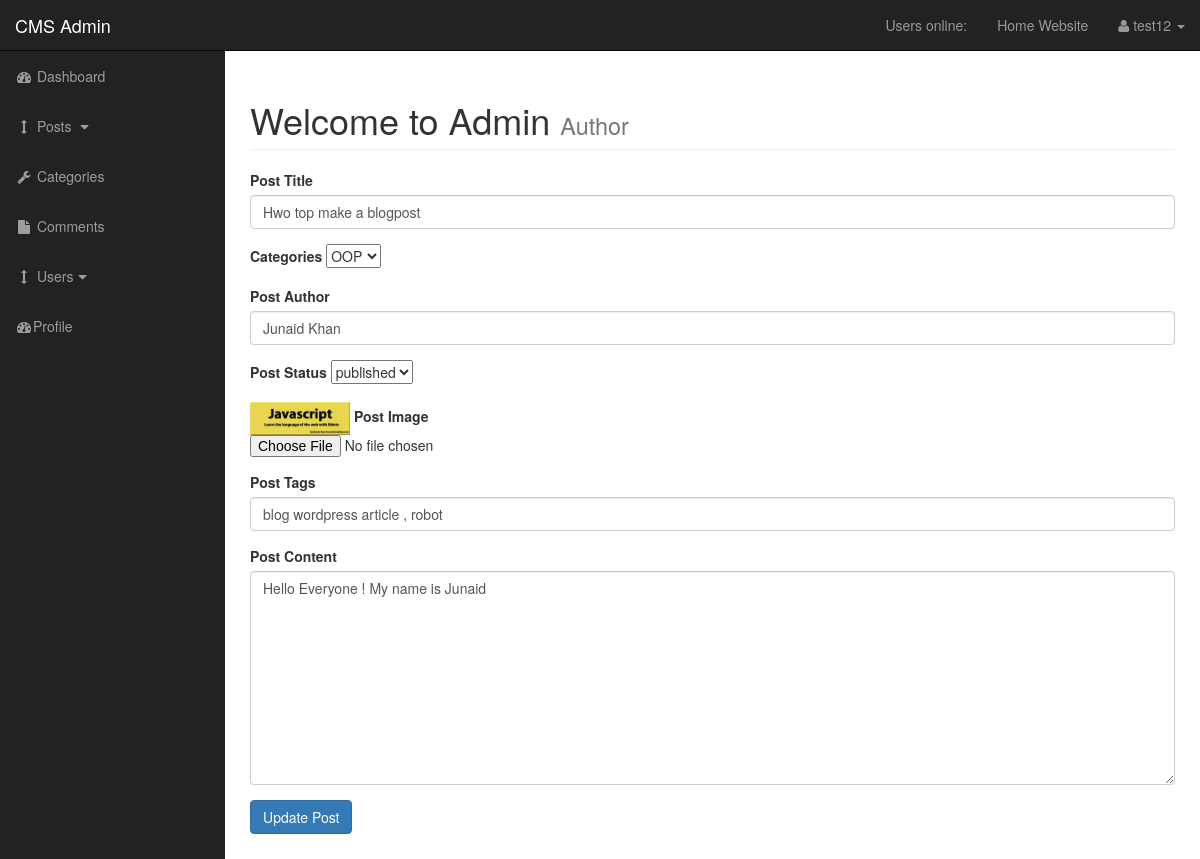
Before: /admin/posts.php?source=edit_post&p_id=4 (signed in) with the older database file.
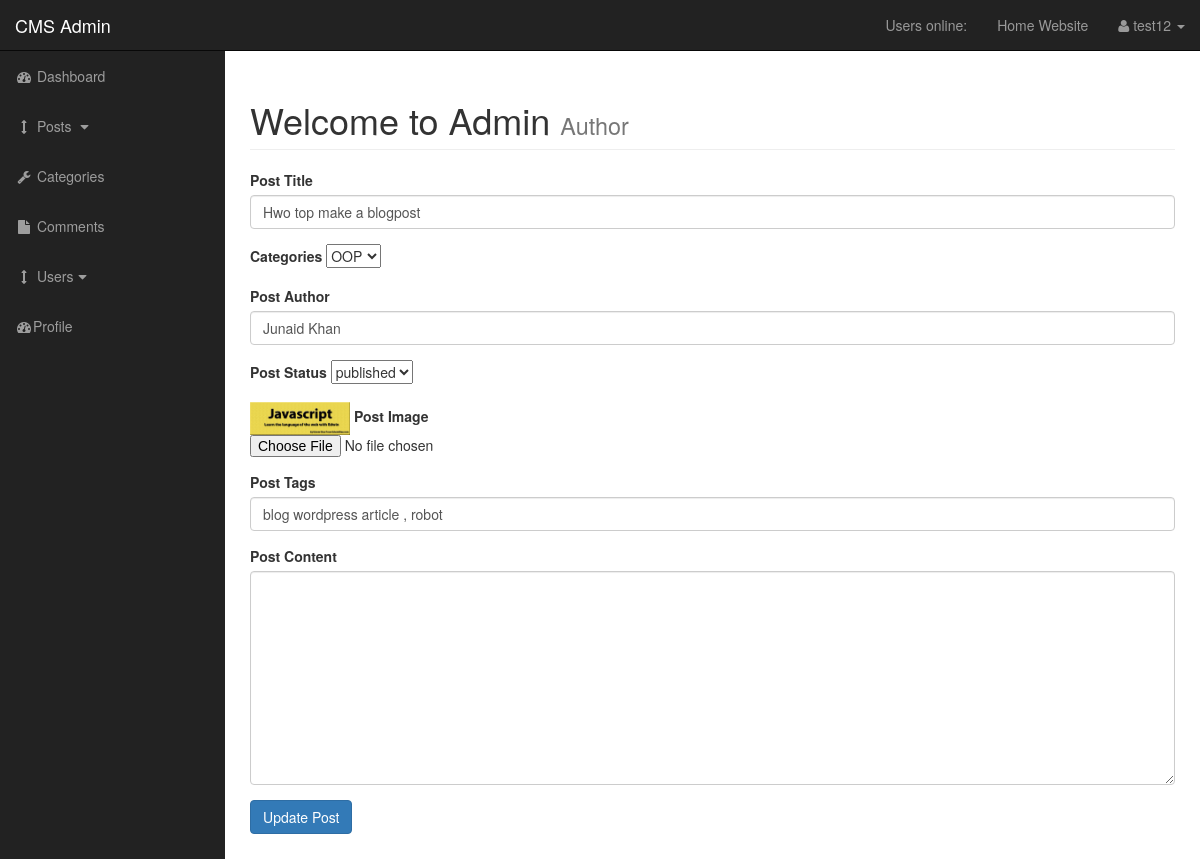
After: the same page with the newer database file.
### tables this page shows
CREATE TABLE `posts` (
  `post_id` int(3) NOT NULL,
  `post_category_id` int(3) NOT NULL,
  `post_title` varchar(255) NOT NULL,
  `post_author` varchar(255) NOT NULL,
  `post_date` date NOT NULL,
  `post_image` text NOT NULL,
  `post_content` text NOT NULL,
  `post_tags` varchar(255) NOT NULL,
  `post_comment_count` int(11) NOT NULL,
  `post_status` varchar(255) NOT NULL DEFAULT 'draft',
  `post_views_count` int(11) NOT NULL
);

### admin/includes/edit_post.php (the view, shortened to what this page needs)
<?php
if(isset($_GET['p_id'])){
$the_post_id = $_GET['p_id'];
}
        $query = "SELECT * from posts WHERE post_id = $the_post_id";
        $select_posts_by_id= mysqli_query($connection , $query);
        while($row = mysqli_fetch_assoc($select_posts_by_id))
        {
         $post_author = $row['post_author'];
         $post_title = $row['post_title'];
        $post_content = $row['post_content'];
         $post_category_id = $row['post_category_id'];
         $post_status = $row['post_status'];
         $post_image = $row['post_image'];
        $post_tags = $row['post_tags'];
        }
?>
    <form action="" method="post" enctype="multipart/form-data">
      <div class="form-group">
         <label for="title">Post Title</label>
          <input value="<?php echo $post_title; ?>" type="text" class="form-control" name="title">
      </div>
              <div class="form-group">
       <label for="categories">Categories</label>
       <select name="post_category" id="">
      <?php
        $query = "SELECT * FROM categories ";
        $select_categories = mysqli_query($connection,$query);
        while($row = mysqli_fetch_assoc($select_categories )) {
        $cat_id = $row['cat_id'];
        $cat_title = $row['cat_title'];
        if($cat_id == $post_category_id) {
        echo "<option selected value='{$cat_id}'>{$cat_title}</option>";
        } else {
          echo "<option value='{$cat_id}'>{$cat_title}</option>";
        }
        }
?>
       </select>
      </div>
       <div class="form-group">
         <label for="title">Post Author</label>
          <input value="<?php echo $post_author; ?>" type="text" class="form-control" name="author">
      </div>
       <div class="form-group">
<label for="title">Post Status</label>
         <select name="post_status" id="">
             <option value='<?php echo $post_status;?>'><?php echo $post_status;?></option>
         </select>
      </div>
    <div class="form-group">
        <img width="100" src="../images/<?php echo $post_image;?>">
        <label for="post_image">Post Image</label>
          <input type="file"  name="image">
      </div>
      <div class="form-group">
         <label for="post_tags">Post Tags</label>
          <input value="<?php echo $post_tags; ?>" type="text" class="form-control" name="post_tags">
      </div>
      <div class="form-group">
         <label for="post_content">Post Content</label>
         <textarea  class="form-control "name="post_content" id="editor" cols="30" rows="10"><?php echo $post_content;?></textarea>
      </div>
       <div class="form-group">
          <input class="btn btn-primary" type="submit" name="update_post" value="Update Post">
      </div>
</form>

### admin/includes/admin_navigation.php (shortened to what this page needs)
<nav class="navbar navbar-inverse navbar-fixed-top" role="navigation">
          <div class="navbar-header">
              <a class="navbar-brand" href="index.php">CMS Admin</a>
          </div>
          <ul class="nav navbar-right top-nav">
        <li><a href="">Users online:<span class="usersonline"></span></a></li>
              <li><a href="../index.php">Home Website</a></li>
              <li class="dropdown">
                  <a href="#" class="dropdown-toggle" data-toggle="dropdown"><i class="fa fa-user"></i>
                      <?php
                      if(isset($_SESSION['username'])){
                       echo $_SESSION['username'];}
                      ?>
                      <b class="caret"></b></a>
              </li>
          </ul>
          <div class="collapse navbar-collapse navbar-ex1-collapse">
              <ul class="nav navbar-nav side-nav">
                  <li>
                      <a href="index.php"><i class="fa fa-fw fa-dashboard"></i> Dashboard</a>
                  </li>
                  <li>
                  <a href="javascript:;" data-toggle="collapse" data-target="#posts_dropdown"><i class="fa fa-fw fa-arrows-v"></i> Posts <i class="fa fa-fw fa-caret-down"></i></a>
                  </li>
                  <li>
                      <a href="./categories.php"><i class="fa fa-fw fa-wrench"></i> Categories</a>
                  </li>
                  <li class="">
                      <a href="comments.php"><i class="fa fa-fw fa-file"></i> Comments</a>
                  </li>
                  <li>
                      <a href="javascript:;" data-toggle="collapse" data-target="#demo"><i class="fa fa-fw fa-arrows-v"></i> Users<i class="fa fa-fw fa-caret-down"></i></a>
                  </li>
                  <li>
                      <a href="profile.php"><i class="fa fa-fw fa-dashboard"></i>Profile</a>
                  </li>
              </ul>
          </div>
      </nav>

Changed rows visible on the page:
changed posts "Hwo top make a blogpost": post_content "Hello Everyone ! My name is Junaid" → (not shown)
